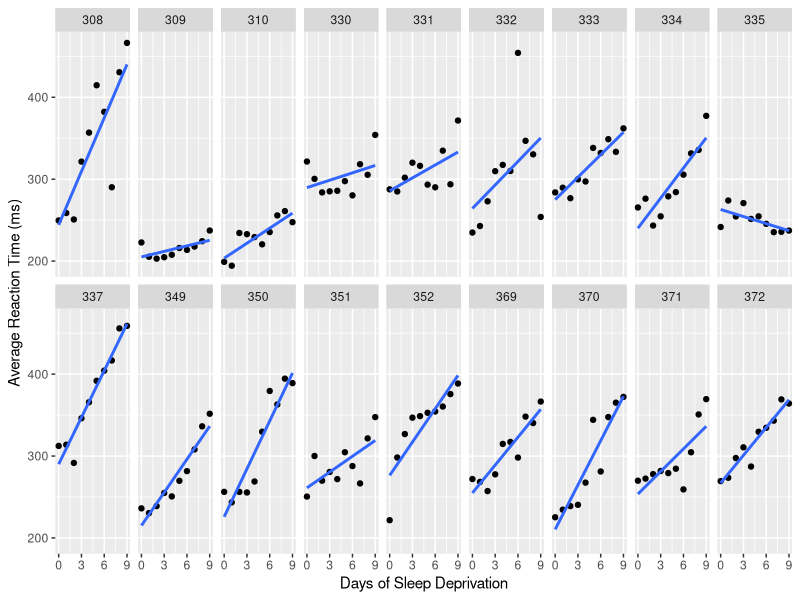

This figure's R source:
## ---- chunk 1
knitr::opts_chunk$set(echo = TRUE)
packages_needed <- c("ggplot2", # graphics
                     "dplyr",
                     "arm", # display() etc.
                     "MASS",
                     "ggfortify",
                     "nlme",
                     "lme4"
                     )
pk_to_install <- packages_needed [!( packages_needed %in% rownames(installed.packages())  )]
if(length(pk_to_install)>0 ){
  install.packages(pk_to_install,repos="http://cran.r-project.org")
}
#lapply(packages_needed, require, character.only = TRUE)
library(ggplot2)
library(dplyr)
library(arm)
library(MASS)
library(ggfortify)
library(nlme)
library(lme4)
## ---- chunk 2
sleepstudy
## ---- chunk 3
fm1 <- lmer(Reaction ~ Days + (Days | Subject), sleepstudy)

ggplot(data=sleepstudy, aes(Days, Reaction)) + 
  geom_point() +
  stat_smooth(method="lm", se=FALSE) + facet_wrap(.~Subject, nrow = 2) +
  xlab("Days of Sleep Deprivation") +
  ylab("Average Reaction Time (ms)") +
  scale_x_continuous(breaks=seq(0, 9, 3))  # Ticks from 0-9, every 3
